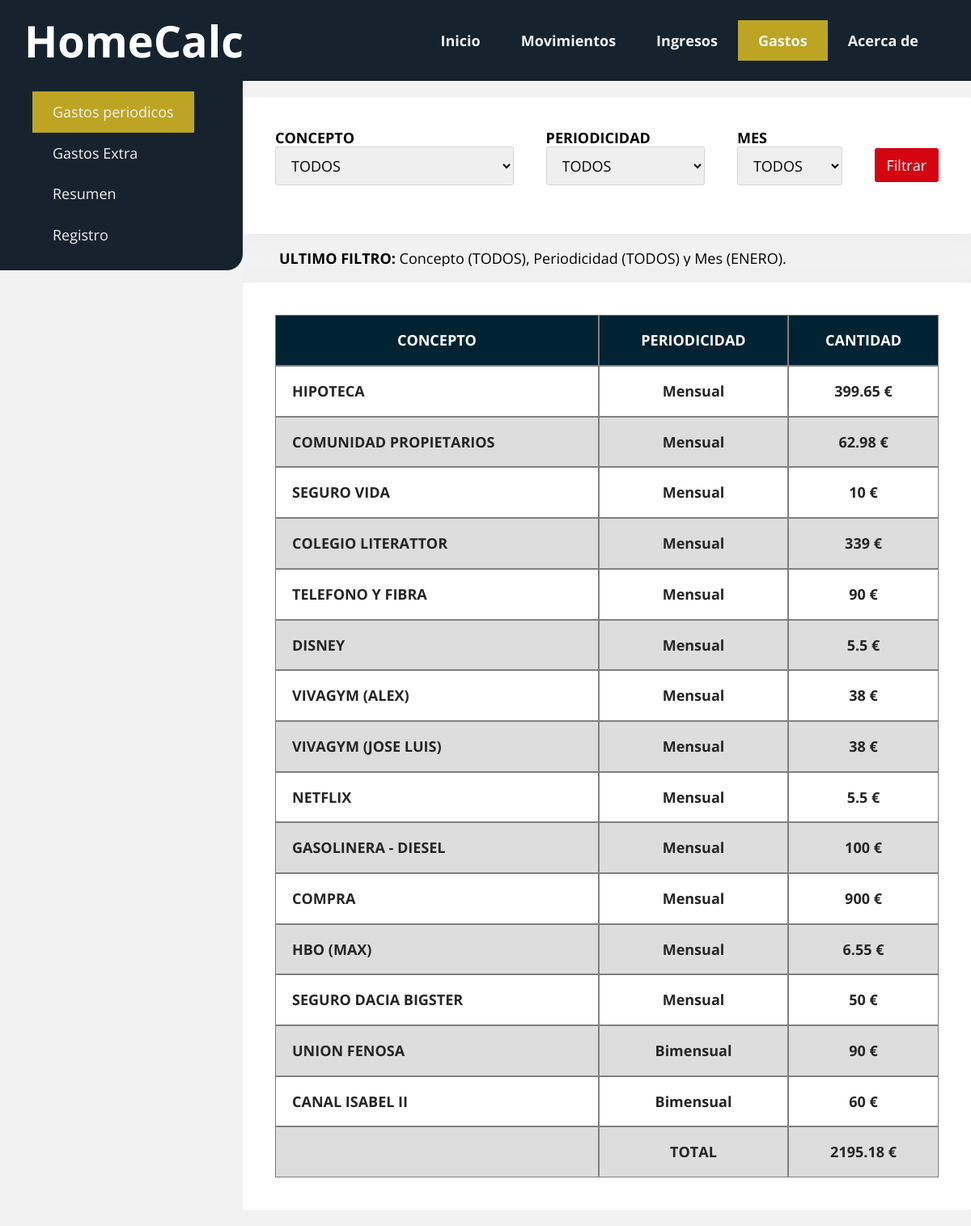
Screenshot of /periodic_expenses with the database file from the repository.
### tables this page shows
CREATE TABLE paginas (
	id INTEGER NOT NULL PRIMARY KEY AUTOINCREMENT,
	nombre TEXT(125) NOT NULL,
	enlace TEXT(250) DEFAULT ('#'),
	activo boolean DEFAULT (1)
);

CREATE TABLE gastosPeriodicos (
	id INTEGER NOT NULL PRIMARY KEY AUTOINCREMENT,
	concepto TEXT NOT NULL,
	periodicidad TEXT NOT NULL,
	cantidad NUMERIC DEFAULT (0) NOT NULL
, mes NUMERIC, active BOOLEAN DEFAULT (1));

CREATE TABLE periodicidad (
	id INTEGER NOT NULL PRIMARY KEY AUTOINCREMENT,
	codigo TEXT(3) NOT NULL,
	periodicidad TEXT(150) NOT NULL,
	active BOOLEAN DEFAULT (1) NOT NULL
);

### homecalc.py (the view, shortened to what this page needs)
@app.route("/periodic_expenses", methods=['GET', 'POST'])
def periodic_expenses():
    nav_buttons_query_results = nav_buttons()
    expenses_concepts_list_query_results = expenses_concept_list()
    periodicity_list_query_results = periodicity_list()
    months_list_query_results = months_list()
    if request.method == 'POST':
        concept2filter = request.form['concepto']
        periodicity2filter = request.form['periodicidad']
        month2filter = int(request.form['mes'])
    else:
        now = datetime.datetime.now()
        month2filter = int(now.month)
        concept2filter = 'TODOS'
        periodicity2filter = 'X'
    if month2filter == 0:
        filtered_month = 'Mes (TODOS)'
    else:
        webcall = open('src/db/webcalls/get_text_month.sql', mode='r')
        readed_query = webcall.read()
        webcall.close()
        readed_query_2_execute = readed_query.format(month2filter)
        try:
            connection, cursor = dbconnection()
            cursor.execute(readed_query_2_execute)
            readed_query_executed_results = cursor.fetchone()
        except Exception as e:
            print(f"Error at filtered month data SQL query: {e}")
        finally:
            connection.close()
        filtered_month = f'Mes ({readed_query_executed_results[0]})'
    if periodicity2filter == 'X':
        filtered_periodicity = 'Periodicidad (TODOS)'
    if concept2filter == 'TODOS':
        filtered_concept = 'Concepto (TODOS)'
    else:
        filtered_concept = f'Concepto ({concept2filter})'
    Filtrered_data = f'{filtered_concept},  {filtered_periodicity} y {filtered_month}.'
    connection, cursor = dbconnection()
    if month2filter==0:
        if periodicity2filter == 'X':
            if concept2filter == 'TODOS':
                webcall = open('src/db/webcalls/expenses/periodic_expenses_all.sql', mode='r')
                readed_query = webcall.read()
                webcall.close()
                readed_query_2_execute = readed_query
            else:
                webcall = open('src/db/webcalls/expenses/periodic_expenses_all_by_concept.sql', mode='r')
                readed_query = webcall.read()
                webcall.close()
                readed_query_2_execute = readed_query.format(concept2filter)
        else:
            if concept2filter == 'TODOS':
                webcall = open('src/db/webcalls/expenses/periodic_expenses_all_by_periodicity.sql', mode='r')
                readed_query = webcall.read()
                webcall.close()
                readed_query_2_execute = readed_query.format(periodicity2filter)
            else:
                webcall = open('src/db/webcalls/expenses/periodic_expenses_all_by_concept-periodicity.sql', mode='r')
                readed_query = webcall.read()
                webcall.close()
                readed_query_2_execute = readed_query.format(concept2filter, periodicity2filter)
    else:
        if periodicity2filter == 'X':
            if concept2filter == 'TODOS':
                webcall = open('src/db/webcalls/expenses/periodic_expenses_by_month.sql', mode='r')
                readed_query = webcall.read()
                webcall.close()
                readed_query_2_execute = readed_query.format(month2filter, month2filter)
            else:
                webcall = open('src/db/webcalls/expenses/periodic_expenses_by_month-concept.sql', mode='r')
                readed_query = webcall.read()
                webcall.close()
                readed_query_2_execute = readed_query.format(concept2filter, month2filter, concept2filter)
    try:
        cursor.execute(readed_query_2_execute)
        readed_query_executed_results = cursor.fetchall()
    except Exception as e:
        print(f"Error at basic finance data SQL query: {e}")
    finally:
        connection.close()
    return render_template('expenses/periodic_expenses.html', nav_buttons_query_results=nav_buttons_query_results, expenses_concepts_list_query_results=expenses_concepts_list_query_results, periodicity_list_query_results=periodicity_list_query_results, months_list_query_results=months_list_query_results, readed_query_executed_results =readed_query_executed_results, month2filter=month2filter, concept2filter=concept2filter, periodicity2filter=periodicity2filter, Filtrered_data=Filtrered_data)

### homecalc.py (called while the page is built)
def dbconnection():
    connection = sqlite3.connect('src/db/database/homecalc.db')
    cursor = connection.cursor()
    return connection, cursor

def nav_buttons():
    connection, cursor = dbconnection()
    webcall = open('src/db/webcalls/nav_buttons.sql', mode='r')
    nav_buttons_query = webcall.read()
    webcall.close()
    try:
        cursor.execute(nav_buttons_query)
        nav_buttons_query_results = cursor.fetchall()
    except Exception as e:
        print(f"Error al ejecutar la query: {e}")
    finally:
        connection.close()
        return nav_buttons_query_results

def months_list():
    connection, cursor = dbconnection()
    webcall = open('src/db/webcalls/months.sql', mode='r')
    months_list = webcall.read()
    webcall.close()
    months_list_query_results = []
    try:
        cursor.execute(months_list)
        months_list_query_results = cursor.fetchall()
    except Exception as e:
        print(f"Error at Months query: {e}")
    finally:
        connection.close()
    return months_list_query_results

def periodicity_list():
    connection, cursor = dbconnection()
    webcall = open('src/db/webcalls/expenses/expenses_periodicity.sql', mode='r')
    periodicity_list = webcall.read()
    webcall.close()
    try:
        cursor.execute(periodicity_list)
        periodicity_list_query_results = cursor.fetchall()
    except Exception as e:
        print(f"Error at periodicity query: {e}")
    finally:
        connection.close()
        return periodicity_list_query_results

def expenses_concept_list():
    connection, cursor = dbconnection()
    webcall = open('src/db/webcalls/expenses/expenses_concepts.sql', mode='r')
    expenses_concepts_list = webcall.read()
    webcall.close()
    try:
        cursor.execute(expenses_concepts_list)
        expenses_concepts_list_query_results = cursor.fetchall()
    except Exception as e:
        print(f"Error at expenses concepts query: {e}")
    finally:
        connection.close()
        return expenses_concepts_list_query_results

### templates/expenses/periodic_expenses.html
{% extends './base.html' %}
{% block main %}
<nav class="nav-main menu menu-izquierda">
    <ul>
        <li><a class="active" href="{{url_for('periodic_expenses')}}">Gastos periodicos</a></li>
        <li><a href="{{url_for('extra_expenses')}}">Gastos Extra</a></li>
        <li><a href="{{url_for('summary_expenses')}}">Resumen</a></li>
        <li><a href="{{url_for('manage_expenses')}}">Registro</a></li>
    </ul>
</nav>
<section class="contenedor">
    <form action="/periodic_expenses" method="POST" class="card filter-form margen-inferior">
        <div class="margen-derecha">
            <label for="concepto" style="font-weight: bold;">CONCEPTO</label>
            <select name="concepto" class="input">
                {% for expense_concept in expenses_concepts_list_query_results%}
                    <option name="selected_expense_concept" value="{{ expense_concept.0 }}">{{ expense_concept.0 }}</option>
                {% endfor %}
            </select>
        </div>
        <div class="margen-derecha">
            <label for="periodicidad" style="font-weight: bold;">PERIODICIDAD</label>
            <select name="periodicidad" class="input">
                {% for periodicty in periodicity_list_query_results%}
                    <option name="selected_periodicity" value="{{ periodicty.0 }}">{{ periodicty.1 }}</option>
                {% endfor %}
            </select>
        </div>
        <div class="margen-derecha">
            <label for="mes" style="font-weight: bold;">MES</label>
            <select name="mes" class="input">
                {% for month in months_list_query_results%}
                    <option name="selected_month" value="{{ month.0 }}">{{ month.1 }}</option>
                {% endfor %}
            </select>
        </div>
        <button class="boton" type="submit">Filtrar</button>
    </form>
    <div class="contenedor">
        <a style="font-weight: bold;">ULTIMO FILTRO: </a>{{Filtrered_data}}
    </div>
    <table class="card tabla" id="tabla">
        <thead class="tabla-encabezado-fijo">
            <tr>
                <th class="texto-centrado">CONCEPTO</td>
                <th class="texto-centrado">PERIODICIDAD</td>
                <th class="texto-centrado">CANTIDAD</td>
            </tr>
        </thead>
        <tbody class="tabla_con_encabezado">
        {% for extracted_data in readed_query_executed_results %}
            <tr>
                <td style="font-weight:bold; text-transform: uppercase; color: var(--color-primario)">{{ extracted_data.1 }}</td>
                <td class="texto-centrado" style="font-weight:bold; color: var(--color-primario)">{{ extracted_data.2 }}</td>
                <td class="texto-centrado" style="font-weight:bold; text-transform: uppercase; color: var(--color-primario)">{{ extracted_data.3 }} €</td>
            </tr>
        {% endfor %}
        </tbody>
    </table>
</section>
{% endblock %}

### templates/base.html (shortened to what this page needs)
<!DOCTYPE html>
<html>
<head>
    <link rel="stylesheet" href="{{ url_for('static', filename='css/normalize.css') }}">
    <link rel="stylesheet" href="{{ url_for('static', filename='css/framework.css') }}">
    <link rel="stylesheet" href="{{ url_for('static', filename='css/style.css') }}">
</head>
<body class="col-5">
    <header class="top-header">
        <h1 class="top-title padding-izquierda display-2">HomeCalc</h1>
        <nav class="top-nav menu menu-derecha">
            <ul class="nav-top_menu">
                {% for button in nav_buttons_query_results %}
                    <li class="nav-top_menu--option
                    {% if request.path == url_for('periodic_expenses') and button.1 == 'expenses' %}active{% endif %}
                    {% if request.path == url_for('about') and button.1 == 'about' %}active{% endif %}">
                    <a href="{{ button.1 }}">{{ button.0 }}</a></li>
                {% endfor %}
            </ul>
        </nav>
    </header>
    <main class="contenedor-ancho main-distribution no-margen no-padding">
        {% block main %}{% endblock %}
    </main>
</body>
</html>

### static/css/framework.css (style rules this page uses)
*, *::after, *::before { box-sizing: border-box; }
:root { --fuente: 'Open Sans', sans-serif; --fondo: #f2f2f2; --ancho-contenedor: 1200px; --color-primario: #252525; --color-primario-accion: rgb(81, 20, 194); --color-secundario: rgb(212, 5, 17); --color-secundario-accion: rgb(0, 131, 61); --color-terciario: rgb(255, 204, 0); --color-table_header: rgb(9, 25, 77); --color-filas_tabla: #D7D7D7; --color-text_menu: #f2f2f2; }
body { background: var(--fondo); font-family: var(--fuente); font-size: 18px; display: flex; flex-direction: column; min-height: 100vh; overflow-y: scroll; }
.contenedor { max-width: 90%; width: var(--ancho-contenedor); margin: 20px auto; overflow: hidden; }
.contenedor-ancho { width: 100%; padding: 0 40px; margin: 20px auto; }
.card { padding: 40px; background: #fff; border-radius: 3px; box-shadow: 0px 0px 30px rgba(221,221,221,0.3); }
.col-5 { grid-template-columns: repeat(5, 1fr); }
.menu { background: #252525; display: flex; flex-wrap: wrap; padding-right: 40px; }
.menu ul { display: flex; flex-direction: row; list-style-type: none; }
.menu a { color: var(--color-text_menu); text-decoration: none; display: flex; align-items: center; padding: 15px 25px; transition: .3s ease all; font-size: 18px; justify-content: space-between; transition: background-color 2s ; }
.active { color: var(--color-primario); background: var(--color-terciario); }
h1, h2, h3, h4, h5, h6 { margin-top: 0; }
.display-2 { font-weight: 700; font-size: 54px; }
.tabla { width: 100%; background-color: white; text-align: left; border-collapse: separate; border-spacing: 0px; }
.tabla td, th { padding: 20px; border: 0.5px solid grey; }
.tabla thead { background-color: var(--color-table_header); border-bottom: 5px solid black; color: white; font-weight: bold; box-shadow: 0 -20px 0 20px #fff; }
.tabla tr:nth-child(even) { background-color: #ddd; }
.tabla-encabezado-fijo { position: sticky; top: 0; }
.tabla_con_encabezado { overflow-y: scroll; overflow-x: scroll; }
form * { font-family: var(--fuente); }
form .input { padding: 10px 15px; border-radius: 3px; border: 1px solid #d6d6d6; transition: .3s ease all; width: 100%; margin-bottom: 20px; }
.boton { background: var(--color-secundario); border: none; cursor: pointer; color: #fff; display: inline-block; padding: 10px 15px; border-radius: 3px; text-align: center; line-height: 22px; transition: .3s ease all; text-decoration: none; }
.no-margen { margin:0 }
.margen-inferior { margin-bottom: 20px; }
.margen-derecha { margin-right: 20px; }
.no-padding { padding: 0px; }
.padding-izquierda { padding-left: 20px; }
.texto-centrado { text-align: center; }
.menu-derecha { justify-content: flex-end; }
.menu-izquierda { justify-content: flex-start; }

### static/css/style.css (style rules this page uses)
:root { --header-hight: 100px; --dinamic-100-width: 100dvw; --dinamic-100-height: 100dvhS; --color-1: #16232e; --color-2: #164c45; --color-3: #cc8d1a; --color-4: #e3c75f; --color-5: #bda523; --color-terciario: #bda523; --color-table_header: #002333; }
@media screen and (min-width: 1024px) { .main-distribution { width: var(--dinamic-100-width); display: flex; flex-direction: row; justify-content: space-between; } }
@media screen and (min-width: 1024px) { .nav-main { background: var(--color-1); width: var(--dinamic-100-width); align-self: flex-start; margin-top: -5px; z-index: 1; } }
@media screen and (min-width: 1024px) { .filter-form { display: flex; gap: 20px; align-items: center; } }

### rows the page displays
paginas: nombre "Inicio"
paginas: nombre "Movimientos"
paginas: nombre "Ingresos"
paginas: nombre "Gastos"
paginas: nombre "Acerca de"
gastosPeriodicos: concepto "HIPOTECA", periodicidad "Mensual", cantidad "399.65"
gastosPeriodicos: concepto "COMUNIDAD PROPIETARIOS", periodicidad "Mensual", cantidad "62.98"
gastosPeriodicos: concepto "SEGURO VIDA", periodicidad "Mensual", cantidad "10"
gastosPeriodicos: concepto "COLEGIO LITERATTOR", periodicidad "Mensual", cantidad "339"
gastosPeriodicos: concepto "TELEFONO Y FIBRA", periodicidad "Mensual", cantidad "90"
gastosPeriodicos: concepto "DISNEY", periodicidad "Mensual", cantidad "5.5"
gastosPeriodicos: concepto "VIVAGYM (ALEX)", periodicidad "Mensual", cantidad "38"
gastosPeriodicos: concepto "VIVAGYM (JOSE LUIS)", periodicidad "Mensual", cantidad "38"
gastosPeriodicos: concepto "NETFLIX", periodicidad "Mensual", cantidad "5.5"
gastosPeriodicos: concepto "GASOLINERA - DIESEL", periodicidad "Mensual", cantidad "100"
gastosPeriodicos: concepto "COMPRA", periodicidad "Mensual", cantidad "900"
gastosPeriodicos: concepto "HBO (MAX)", periodicidad "Mensual", cantidad "6.55"
gastosPeriodicos: concepto "SEGURO DACIA BIGSTER", periodicidad "Mensual", cantidad "50"
gastosPeriodicos: concepto "UNION FENOSA", periodicidad "Bimensual", cantidad "90"
gastosPeriodicos: concepto "CANAL ISABEL II", periodicidad "Bimensual", cantidad "60"

### other values shown
{{ Filtrered_data }} "Concepto (TODOS), Periodicidad (TODOS) y Mes (ENERO)."
{{ extracted_data.2 }} "TOTAL"
{{ extracted_data.3 }} "2195.18"
form field concepto "TODOS"
form field periodicidad "TODOS"
form field mes "TODOS"
